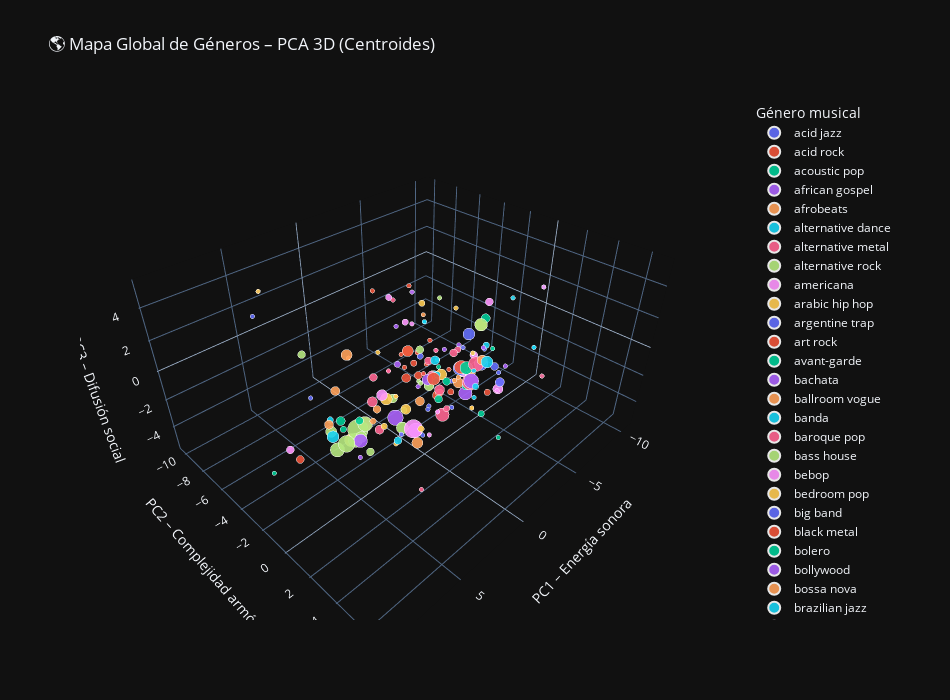

The notebook cell saved with this chart:
### Code cell
fig = px.scatter_3d(
    df_genres_layer,
    x="PC1",
    y="PC2",
    z="PC3",
    color="genre_name",
    size="n_artists",
    hover_name="genre_name",
    title="🌎 Mapa Global de Géneros – PCA 3D (Centroides)",
    opacity=0.9,
    width=950,
    height=700
)

fig.update_layout(
    scene=dict(
        xaxis_title="PC1 – Energía sonora",
        yaxis_title="PC2 – Complejidad armónica",
        zaxis_title="PC3 – Difusión social"
    ),
    legend_title_text="Género musical",
    template="plotly_dark"
)

fig.show()
